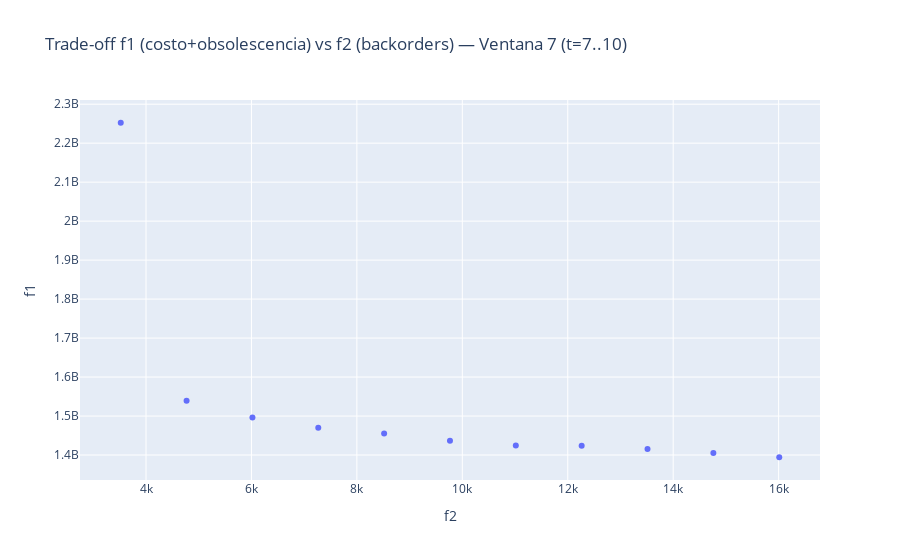

The notebook cell this image was saved under:
### Code cell
## CELDA 32 – RESULTADOS AUGMECON VENTANA 7 (t=7..10) Y ELECCIÓN

t_exec = 7   # período ejecutable de esta ventana

# === 1) Gráfico de trade-off f1 vs f2 para la ventana 7 ===
fig7 = px.scatter(
    df_pareto_seventh,
    x="f2", y="f1",
    hover_data=["eps2"],
    title="Trade-off f1 (costo+obsolescencia) vs f2 (backorders) — Ventana 7 (t=7..10)"
)
fig7.show()

# === 2) Tabla ordenada por desempeño (menor f2, luego menor f1) ===
df_sorted7 = df_pareto_seventh.sort_values(["f2", "f1"]).reset_index(drop=True)
display(df_sorted7[["eps2", "f2", "f1"]])

# === 3) REGLA DE ELECCIÓN ===
# Opción A: elegir por índice (0 = mejor servicio dentro de la malla muestreada)
CHOICE_IDX_7 = 0    

# Opción B: fijar un target de backorders para t=7 y elegir el punto más cercano
EPS2_TARGET_7 = None  
# Ejemplo si quisieras algo como ≈10.000 BO en t=7:
# EPS2_TARGET_7 = 10000  

if EPS2_TARGET_7 is not None:
    k7 = int((df_pareto_seventh["f2"] - EPS2_TARGET_7).abs().idxmin())
    choice7 = df_pareto_seventh.iloc[k7]
else:
    choice7 = df_sorted7.iloc[CHOICE_IDX_7]

print("\n=== Solución elegida para ejecutar en t = 7 (ventana 7) ===")
print(choice7[["eps2", "f2", "f1"]])

# === 4) Extraer snapshot elegido en t=7 ===
X_tini_sel7 = choice7["X_tini"]  # {(i,m): cantidad ordenada en t=7}
B_tini_sel7 = choice7["B_tini"]  # {i: backorder al final de t=7}
I_tini_sel7 = choice7["I_tini"]  # {(i,a): inventario por edad al final de t=7}
S_tini_sel7 = choice7["S_tini"]  # {(i,a): servido desde cada edad en t=7}

# === 5) Registrar órdenes ejecutadas en t=7 ===
if 'plan_ejecutado' not in globals():
    plan_ejecutado = []

for (i, m_), q in X_tini_sel7.items():
    if q > 1e-6:
        plan_ejecutado.append([t_exec, i, m_, q])

# === 6) Actualizar backorders iniciales para el siguiente período (t=8) ===
for i in I:
    B_I[i] = float(B_tini_sel7.get(i, 0.0))

# === 7) Actualizar inventario por edades para el siguiente período (t=8) ===
for i in I:
    for a in A:
        I_i0[i][a] = float(I_tini_sel7.get((i, a), 0.0))

# === 8) Actualizar pedidos en tránsito generados en t=7 ===
for i in I:
    for m_ in M:
        q = float(X_tini_sel7.get((i, m_), 0.0))
        if q > 1e-6:
            llegada = t_exec + L_im[i][m_]
            if llegada <= T[-1] and llegada != t_exec:
                pedidos_en_transito[i][llegada] += q

# === 9) Acumular costos globales del horizonte ===
if 'costo_compra' not in globals():
    costo_compra = 0.0
if 'back_total' not in globals():
    back_total = 0.0
if 'costo_equiv_antiguo' not in globals():
    costo_equiv_antiguo = 0.0

costo_compra        += float(choice7["f1"])
back_total          += float(choice7["f2"])
costo_equiv_antiguo += float(choice7["f1"]) + N * float(choice7["f2"])

# === 10) Registrar Servido/Demandado en t=7 para el Fill Rate global ===
if 'served_hist' not in globals():
    served_hist = {}
if 'demand_hist' not in globals():
    demand_hist = {}

for i in I:
    dem_t = float(D_it.get(i, {}).get(t_exec, 0.0))
    srv_t = sum(S_tini_sel7.get((i, a), 0.0) for a in A)
    srv_t = min(dem_t, srv_t)  # nunca más de lo demandado

    demand_hist.setdefault(i, {})[t_exec] = dem_t
    served_hist.setdefault(i, {})[t_exec] = srv_t

print("\nEstado actualizado tras decidir la ventana 7. Listo para ventana que empieza en t=8.")

### Figure 1 — Plotly figure (JSON) as saved in the notebook; plotly's stock layout.template omitted (floating-point values rounded to 4 significant figures)
{"data": [{"customdata": [[3521], [4770.0], [6019.0], [7268.0], [8517.0], [9766.0], [11020.0], [12260.0], [13510.0], [14760.0], [16012]], "hovertemplate": "f2=%{x}<br>f1=%{y}<br>eps2=%{customdata[0]}<extra></extra>", "legendgroup": "", "marker": {"color": "#636efa", "symbol": "circle"}, "mode": "markers", "name": "", "orientation": "v", "showlegend": false, "type": "scatter", "x": [3521, 4770, 6019, 7268, 8517, 9766, 11015, 12264, 13513, 14762, 16012], "xaxis": "x", "y": [2252000000.0, 1539000000.0, 1497000000.0, 1470000000.0, 1455000000.0, 1437000000.0, 1424000000.0, 1424000000.0, 1416000000.0, 1405000000.0, 1394000000.0], "yaxis": "y"}], "layout": {"legend": {"tracegroupgap": 0}, "title": {"text": "Trade-off f1 (costo+obsolescencia) vs f2 (backorders) — Ventana 7 (t=7..10)"}, "xaxis": {"anchor": "y", "domain": [0, 1], "title": {"text": "f2"}}, "yaxis": {"anchor": "x", "domain": [0, 1], "title": {"text": "f1"}}}}
